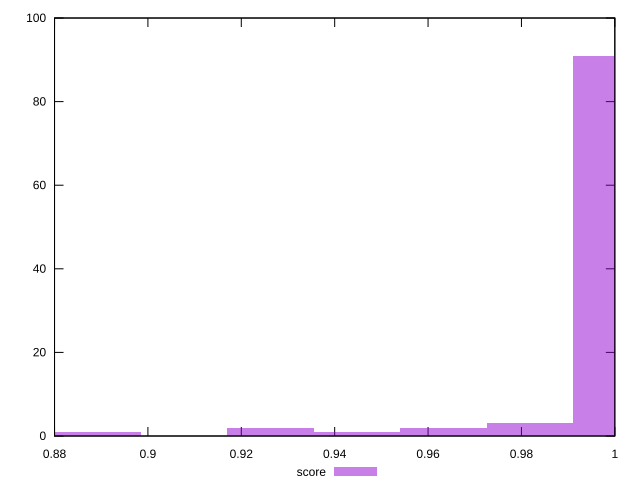

Here is the gnuplot script that generated this plot:
reset

$score <<EOF
1.0003326121928864 91
0.9818079341893146 3
0.8891845441714546 1
0.9632832561857425 2
0.9262339001785986 2
0.9447585781821706 1
EOF

set key outside below
set boxwidth 0.018524678003571972
set xrange [0.88:1]
set yrange [0:100]
set trange [0:100]
set style fill transparent solid 0.5 noborder
set terminal svg size 640, 490 enhanced background rgb 'white'
set output "reports/report_00028_2021-02-24T12-49-42.674Z/unused-css-rules/samples/agenda/score/histogram.svg"

plot $score title "score" with boxes

reset
